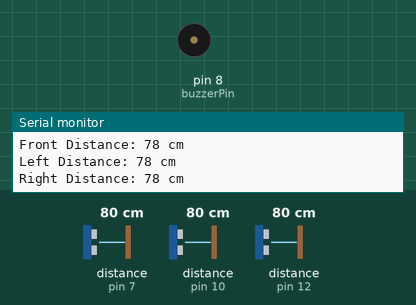
The sketch below on a simulated Arduino Uno, built with avr-gcc and run on an emulated ATmega328P. On the bench: buzzer (waves = sounding, pin HIGH), the last lines printed to the serial monitor. Wiring (inferred from the names in the program): 3 × ultrasonic range finder: trigger pin 6, echo pin 7 / trigger pin 9, echo pin 10 / trigger pin 11, echo pin 12. Inputs (shaded band) come from the test bench; at power-on: distance to the obstacle (sensors on pin 7, pin 10, pin 12) 80 cm. The echo pulse lasts 58.3 µs per cm; pins used as bus, display or sensor lines are not drawn.

Above: at 1.8 s.
1.9 s: distance to the obstacle (sensor on pin 7) set to 22 cm
3.4 s: distance to the obstacle (sensor on pin 7) set to 18 cm
At 4.4 s:
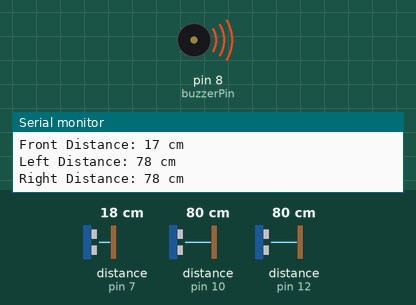
5.5 s: distance to the obstacle (sensor on pin 7) set to 35 cm
At 7.1 s:
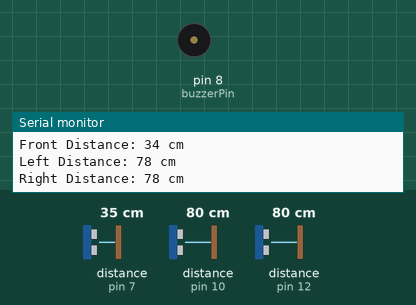
7.6 s: distance to the obstacle (sensor on pin 7) set to 2 cm
At 8.5 s:
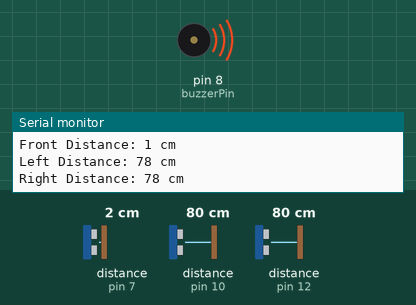
Timing chart, 0 to 10.6 s (numbered marks = the images above; inputs shaded):
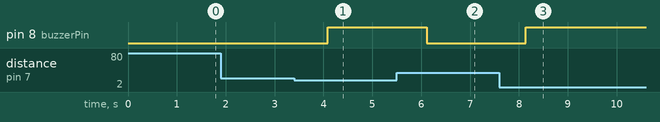

The sketch:

ultraasonic_part.ino
```cpp
// Define pins for the ultrasonic sensors and buzzer
const int trigPinFront = 6; // Front sensor trigger pin
const int echoPinFront = 7; // Front sensor echo pin
const int trigPinLeft = 9;  // Left sensor trigger pin
const int echoPinLeft = 10;  // Left sensor echo pin
const int trigPinRight = 11; // Right sensor trigger pin
const int echoPinRight = 12; // Right sensor echo pin
const int buzzerPin = 8;     // Buzzer pin

// Threshold distance for obstacle detection (in cm)
const int thresholdDistance = 20; // Set to 15 cm

void setup() {
  Serial.begin(9600); // Initialize serial communication
  pinMode(trigPinFront, OUTPUT); // Set front trigger pin as output
  pinMode(echoPinFront, INPUT);   // Set front echo pin as input
  pinMode(trigPinLeft, OUTPUT);    // Set left trigger pin as output
  pinMode(echoPinLeft, INPUT);     // Set left echo pin as input
  pinMode(trigPinRight, OUTPUT);   // Set right trigger pin as output
  pinMode(echoPinRight, INPUT);    // Set right echo pin as input
  pinMode(buzzerPin, OUTPUT);       // Set buzzer pin as output
}

void loop() {
  // Measure distance using the front, left, and right sensors
  int distanceFront = getDistance(trigPinFront, echoPinFront);
  int distanceLeft = getDistance(trigPinLeft, echoPinLeft);
  int distanceRight = getDistance(trigPinRight, echoPinRight);

  // Print the results
  Serial.print("Front Distance: ");
  Serial.print(distanceFront);
  Serial.println(" cm");

  Serial.print("Left Distance: ");
  Serial.print(distanceLeft);
  Serial.println(" cm");

  Serial.print("Right Distance: ");
  Serial.print(distanceRight);
  Serial.println(" cm");

  // Activate buzzer if any distance is less than threshold
  if ((distanceFront > 0 && distanceFront < thresholdDistance) ||
      (distanceLeft > 0 && distanceLeft < thresholdDistance) ||
      (distanceRight > 0 && distanceRight < thresholdDistance)) {
      digitalWrite(buzzerPin, HIGH); // Turn on buzzer
  } else {
      digitalWrite(buzzerPin, LOW);  // Turn off buzzer
  }

  delay(1000); // Wait for 1 second before the next measurement
}

// Function to get the distance measurement from an ultrasonic sensor
int getDistance(int trigPin, int echoPin) {
  // Send a 10us pulse to trigger the sensor
  digitalWrite(trigPin, LOW);
  delayMicroseconds(2);
  digitalWrite(trigPin, HIGH);
  delayMicroseconds(10);
  digitalWrite(trigPin, LOW);

  // Measure the duration of the echo pulse
  long duration = pulseIn(echoPin, HIGH);
  if (duration > 0) {
      return duration * 0.034 / 2; // Return distance in cm
  } else {
      return -1; // Invalid reading
  }
}
```

Measured:
- the behaviour switches between 21 and 20 cm on distance to the obstacle (sensor on pin 7) (found by bisection; images 0 and 1)
- after the input at 3.4 s, pin 8 (buzzerPin): LOW → HIGH after 0.68 s
- after the input at 5.5 s, pin 8 (buzzerPin): HIGH → LOW after 0.61 s
- after the input at 7.6 s, pin 8 (buzzerPin): LOW → HIGH after 0.54 s
